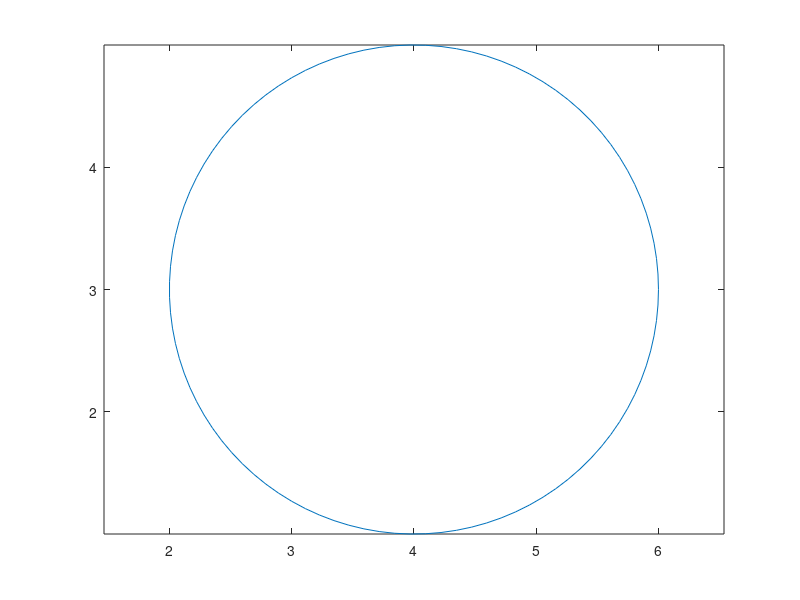

Here is the MATLAB script that generated this plot:
%Circle

clf %clear current figure

r = 2; %radius
x = 4; %center point x-axis
y = 3; %center point y-axis

theta = linspace(0,2*pi); %0 to 2pi

x = r*cos(theta) + x;
y = r*sin(theta) + y;
plot(x,y) %creates a 2-D plot of the data in y versus the corresponding values in x
axis equal %axis equal to use equal data units along coordinate direction